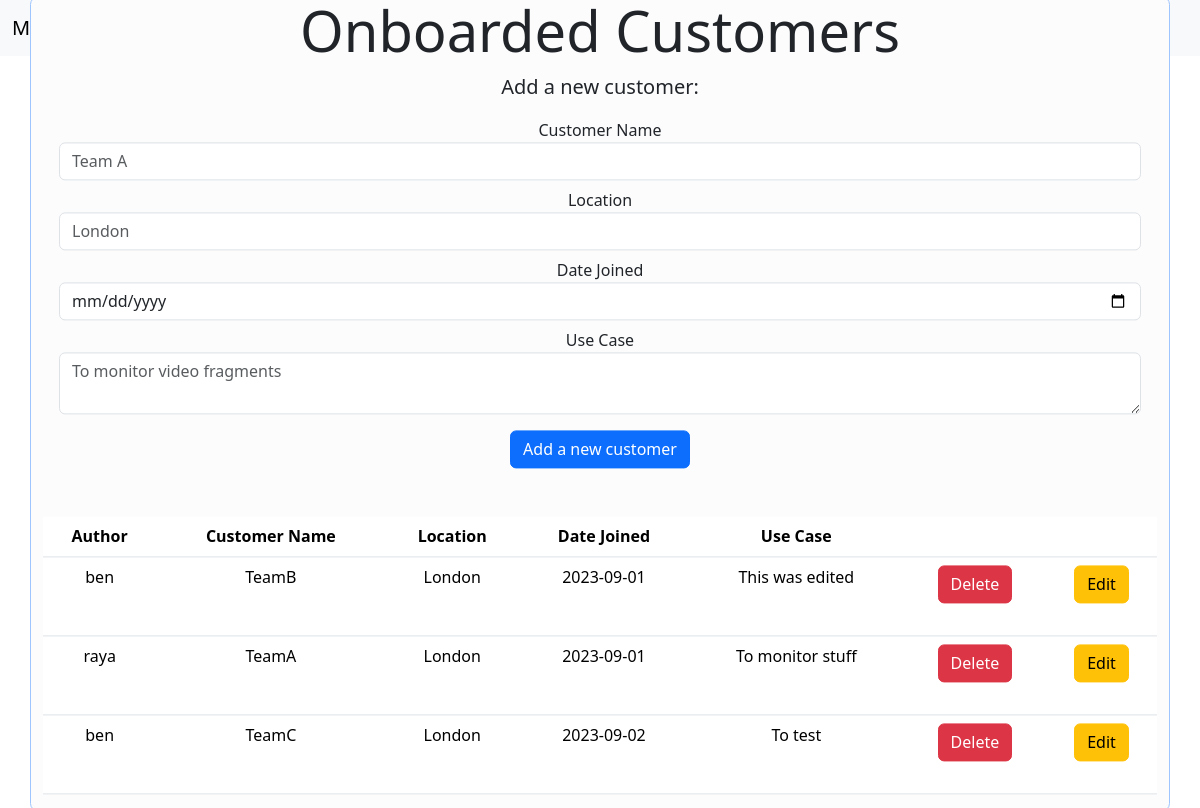
The app's page /customers_database (signed in) with its own data.
### tables this page shows
CREATE TABLE customers (name VARCHAR PRIMARY KEY UNIQUE NOT NULL, author VARCHAR NOT NULL, dateJoined TEXT NOT NULL, useCase TEXT NOT NULL, location TEXT NOT NULL);

### main.py (the view)
@app.route("/customers_database")
@login_required
def customers_database():
    form = customer_form()
    connection = sqlite3.connect("database.db")
    connection.row_factory = sqlite3.Row
    current = connection.cursor()
    currentUser = current_user.username
    isAdmin = current_user.isAdmin
    current.execute("select * from customers")
    rows = current.fetchall();
    return render_template("customers_database.html", rows = rows, form=form, currentUser = currentUser, isAdmin = isAdmin)

### forms.py (shortened to what this page needs)
class customer_form(FlaskForm):
    name = StringField('Customer Name', validators=[InputRequired(), Length(min=3, max=20)], render_kw={"placeholder": "Team A", "class":"form-control"})
    location = StringField('Location', validators=[InputRequired(), Length(min=2, max=20)], render_kw={"placeholder": "London", "class":"form-control"})
    dateJoined = DateField('Date Joined', validators=[InputRequired()], render_kw={"class":"form-control"})
    useCase = TextAreaField('Use Case', validators=[InputRequired(), Length(max=300)], render_kw={"placeholder": "To monitor video fragments", "class":"form-control"})

### main.py (called while the page is built)
@login_manager.user_loader
def load_user(id):
    try:
        connection = sqlite3.connect("database.db")
        cursor = connection.cursor()
        cursor.execute("SELECT * FROM users WHERE id = (?)",[id])
        result = cursor.fetchone()
        if result is None:
            return None
        else:
            return User(result[0], result[1], result[2], result[3], result[4])
    except Exception as e:
        return e

### templates/customers_database.html (shortened to what this page needs)
<!DOCTYPE html>
<html lang="en" dir="ltr">
  <head>
    <link href="https://cdn.jsdelivr.net/npm/bootstrap@5.3.1/dist/css/bootstrap.min.css" rel="stylesheet">
  </head>
  <body>
    <nav class="navbar navbar-expand-lg navbar-light bg-light">
      <div class="container-fluid">
        <a class="navbar-brand" href="{{ url_for('home') }}">MyAgileProject</a>
    </div>
    </nav>
    <div class="jumbotron">
        <div class="container-md bg-light-subtle border border-primary-subtle rounded-3 text-center position-absolute top-50 start-50 translate-middle">
            <h1 class="display-4">Onboarded Customers</h1>
            <p class="lead">Add a new customer:</p>
            <form class="form" action = "{{ url_for('add_customer') }}" method = "POST">
                <div class="form-group mx-sm-3 mb-2">
                    {{ form.name.label() }}
                    {% if form.name.errors %}
                        {{ form.name() }}
                        <div class="invalid-feedback">
                        {% for error in form.name.errors %}
                        <span>* {{ error }}</span>
                        {% endfor %}
                        </div>
                    {%else%}
                        {{ form.name() }}
                    {% endif %}
                </div>
                <div class="form-group mx-sm-3 mb-2">
                    {{ form.location.label() }}
                    {% if form.location.errors %}
                        {{ form.location() }}
                        <div class="invalid-feedback">
                        {% for error in form.location.errors %}
                        <span>* {{ error }}</span>
                        {% endfor %}
                        </div>
                    {%else%}
                        {{ form.location() }}
                    {% endif %}
                </div>
                <div class="form-group mx-sm-3 mb-2">
                    {{ form.dateJoined.label() }}
                    {% if form.dateJoined.errors %}
                        {{ form.dateJoined() }}
                        <div class="invalid-feedback">
                        {% for error in form.dateJoined.errors %}
                        <span>* {{ error }}</span>
                        {% endfor %}
                        </div>
                    {%else%}
                        {{ form.dateJoined() }}
                    {% endif %}
                </div>
                <div class="form-group mx-sm-3 mb-3">
                    {{ form.useCase.label() }}
                    {% if form.useCase.errors %}
                        {{ form.useCase() }}
                        <div class="invalid-feedback">
                        {% for error in form.useCase.errors %}
                        <span>* {{ error }}</span>
                        {% endfor %}
                        </div>
                    {%else%}
                        {{ form.useCase() }}
                    {% endif %}
                </div>
                <button type="submit" class="btn btn-primary mb-4">Add a new customer</button>
            </form>
            <br>
            <table class="table">
                <thead>
                    <tr>
                        <th scope="col">Author</th>
                        <th scope="col">Customer Name</th>
                        <th scope="col">Location</th>
                        <th scope="col">Date Joined</th>
                        <th scope="col">Use Case</th>
                        <th scope="col"></th>
                        <th scope="col"></th>
                    </tr>
                </thead>
                <tbody>
                    {% for row in rows %}
                        <tr>
                            <td>
                                {{row["author"]}}
                            </td>
                            <td>
                                {{row["name"]}}
                            </td>
                            <td>
                                {{row["location"]}}
                            </td>
                            <td>
                                {{row["dateJoined"]}}
                            </td>
                            <td>
                                {{row["useCase"]}}
                            </td>
                            {% if row["author"] == currentUser or isAdmin == "True"%}
                            <td>
                                <form action="{{ url_for('delete_customer', customer_name = row['name']) }}" method= "POST">
                                    <button type="submit" class="btn btn-danger mb-4">Delete</button>
                                </form>
                            </td>
                            <td>
                                <a class="btn btn-warning my-2 my-sm-0" href="{{ url_for('update_customer', name = row['name'], dateJoined = row['dateJoined'], location = row['location'], useCase = row['useCase']) }}">Edit</a>
                            </td>
                            {% endif %}
                        </tr>
                    {%endfor%}
                </tbody>
            </table>
        </div>
    </div>
  </body>
</html>

### records on screen
customers: author "ben", name "TeamB", location "London", dateJoined "2023-09-01", useCase "This was edited"
customers: author "raya", name "TeamA", location "London", dateJoined "2023-09-01", useCase "To monitor stuff"
customers: author "ben", name "TeamC", location "London", dateJoined "2023-09-02", useCase "To test"
